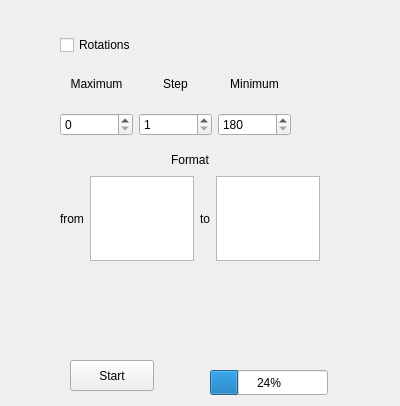
<?xml version="1.0" encoding="UTF-8"?>
<ui version="4.0">
 <class>Interface</class>
 <widget class="QFrame" name="Interface">
  <property name="geometry">
   <rect>
    <x>0</x>
    <y>0</y>
    <width>400</width>
    <height>406</height>
   </rect>
  </property>
  <property name="windowTitle">
   <string>Frame</string>
  </property>
  <widget class="QPushButton" name="pBtnStart">
   <property name="geometry">
    <rect>
     <x>70</x>
     <y>360</y>
     <width>84</width>
     <height>31</height>
    </rect>
   </property>
   <property name="text">
    <string>Start</string>
   </property>
  </widget>
  <widget class="QProgressBar" name="progressBar">
   <property name="geometry">
    <rect>
     <x>210</x>
     <y>370</y>
     <width>118</width>
     <height>25</height>
    </rect>
   </property>
   <property name="value">
    <number>24</number>
   </property>
  </widget>
  <widget class="QWidget" name="verticalLayoutWidget">
   <property name="geometry">
    <rect>
     <x>60</x>
     <y>150</y>
     <width>260</width>
     <height>111</height>
    </rect>
   </property>
   <layout class="QVBoxLayout" name="verticalLayout_5">
    <item>
     <layout class="QHBoxLayout" name="horizontalLayout_3">
      <item>
       <spacer name="horizontalSpacer">
        <property name="orientation">
         <enum>Qt::Horizontal</enum>
        </property>
        <property name="sizeHint" stdset="0">
         <size>
          <width>40</width>
          <height>20</height>
         </size>
        </property>
       </spacer>
      </item>
      <item>
       <widget class="QLabel" name="label_6">
        <property name="text">
         <string>Format</string>
        </property>
       </widget>
      </item>
      <item>
       <spacer name="horizontalSpacer_2">
        <property name="orientation">
         <enum>Qt::Horizontal</enum>
        </property>
        <property name="sizeHint" stdset="0">
         <size>
          <width>40</width>
          <height>20</height>
         </size>
        </property>
       </spacer>
      </item>
     </layout>
    </item>
    <item>
     <layout class="QHBoxLayout" name="horizontalLayout_2">
      <item>
       <widget class="QLabel" name="label_5">
        <property name="text">
         <string>from</string>
        </property>
       </widget>
      </item>
      <item>
       <widget class="QListView" name="listViewIn"/>
      </item>
      <item>
       <widget class="QLabel" name="label_4">
        <property name="text">
         <string>to</string>
        </property>
       </widget>
      </item>
      <item>
       <widget class="QListView" name="listViewOut">
        <property name="itemAlignment">
         <set>Qt::AlignVCenter</set>
        </property>
       </widget>
      </item>
     </layout>
    </item>
   </layout>
  </widget>
  <widget class="QWidget" name="">
   <property name="geometry">
    <rect>
     <x>60</x>
     <y>30</y>
     <width>231</width>
     <height>106</height>
    </rect>
   </property>
   <layout class="QVBoxLayout" name="verticalLayout_3">
    <property name="topMargin">
     <number>5</number>
    </property>
    <item>
     <widget class="QCheckBox" name="chBoxRotations">
      <property name="layoutDirection">
       <enum>Qt::LeftToRight</enum>
      </property>
      <property name="text">
       <string>Rotations</string>
      </property>
     </widget>
    </item>
    <item>
     <layout class="QHBoxLayout" name="horizontalLayout">
      <item>
       <layout class="QVBoxLayout" name="verticalLayout">
        <item>
         <widget class="QLabel" name="label">
          <property name="text">
           <string>Maximum</string>
          </property>
          <property name="alignment">
           <set>Qt::AlignCenter</set>
          </property>
         </widget>
        </item>
        <item>
         <widget class="QSpinBox" name="sBoxMax">
          <property name="maximum">
           <number>180</number>
          </property>
         </widget>
        </item>
       </layout>
      </item>
      <item>
       <layout class="QVBoxLayout" name="verticalLayout_4">
        <item>
         <widget class="QLabel" name="label_3">
          <property name="text">
           <string>Step</string>
          </property>
          <property name="alignment">
           <set>Qt::AlignCenter</set>
          </property>
         </widget>
        </item>
        <item>
         <widget class="QSpinBox" name="sBoxStep">
          <property name="minimum">
           <number>1</number>
          </property>
          <property name="maximum">
           <number>36</number>
          </property>
          <property name="singleStep">
           <number>4</number>
          </property>
         </widget>
        </item>
       </layout>
      </item>
      <item>
       <layout class="QVBoxLayout" name="verticalLayout_2">
        <item>
         <widget class="QLabel" name="label_2">
          <property name="text">
           <string>Minimum</string>
          </property>
          <property name="alignment">
           <set>Qt::AlignCenter</set>
          </property>
         </widget>
        </item>
        <item>
         <widget class="QSpinBox" name="sBoxMin">
          <property name="minimum">
           <number>180</number>
          </property>
          <property name="maximum">
           <number>360</number>
          </property>
         </widget>
        </item>
       </layout>
      </item>
     </layout>
    </item>
   </layout>
  </widget>
 </widget>
 <resources/>
 <connections/>
</ui>
